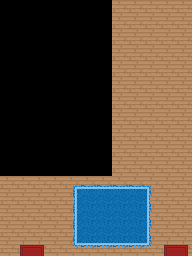

The image is a tile-based game level rendered from a .tmx file. Its description and complete source (layers, tilesets, objects, tile grids) follow:
An orthogonal 12x16 tile map with 16x16 px tiles, 2 tile layers (underterrain, terrain) and 2 objects.

<map version="1.0" orientation="orthogonal" renderorder="right-down" width="12" height="16" tilewidth="16" tileheight="16" nextobjectid="4">
 <tileset firstgid="1" name="tileset" tilewidth="16" tileheight="16" tilecount="100" columns="10">
  <image source="../tileset.png" width="160" height="160" />
 </tileset>
 <layer name="underterrain" width="12" height="16">
  <data encoding="csv">
0,0,0,0,0,0,0,0,0,0,0,0,
0,0,0,0,0,0,0,0,0,0,0,0,
0,0,0,0,0,0,0,0,0,0,0,0,
0,0,0,0,0,0,0,0,0,0,0,0,
0,0,0,0,0,0,0,0,0,0,0,0,
0,0,0,0,0,0,0,0,0,0,0,0,
0,0,0,0,0,0,0,0,0,0,0,0,
0,0,0,0,0,0,0,0,0,0,0,0,
0,0,0,0,0,0,0,0,0,0,0,0,
0,0,0,0,0,0,0,0,0,0,0,0,
0,0,0,0,0,0,0,0,0,0,0,0,
0,0,0,0,18,18,18,18,18,18,0,0,
0,0,0,0,18,0,0,0,0,18,0,0,
0,0,0,0,18,0,0,0,0,18,0,0,
0,0,0,0,18,0,0,0,0,18,0,0,
0,18,18,0,18,18,18,18,18,18,18,18
</data>
 </layer>
 <layer name="terrain" width="12" height="16">
  <data encoding="csv">
1,1,1,1,1,1,1,18,18,18,18,18,
1,1,1,1,1,1,1,18,18,18,18,18,
1,1,1,1,1,1,1,18,18,18,18,18,
1,1,1,1,1,1,1,18,18,18,18,18,
1,1,1,1,1,1,1,18,18,18,18,18,
1,1,1,1,1,1,1,18,18,18,18,18,
1,1,1,1,1,1,1,18,18,18,18,18,
1,1,1,1,1,1,1,18,18,18,18,18,
1,1,1,1,1,1,1,18,18,18,18,18,
1,1,1,1,1,1,1,18,18,18,18,18,
1,1,1,1,1,1,1,18,18,18,18,18,
18,18,18,18,21,22,22,22,22,2147483669,18,18,
18,18,18,18,536870934,20,20,20,20,3758096406,18,18,
18,18,18,18,536870934,20,20,20,20,3758096406,18,18,
18,18,18,18,536870934,20,20,20,20,3758096406,18,18,
18,19,2147483667,18,1073741845,1073741846,1073741846,1073741846,1073741846,3221225493,19,2147483667
</data>
 </layer>
 <objectgroup name="buildings">
  <object id="2" x="16" y="240" width="32" height="16">
   <properties>
    <property name="door" value="0" />
   </properties>
  </object>
  <object id="3" x="160" y="240" width="32" height="16">
   <properties>
    <property name="door" value="1" />
   </properties>
  </object>
 </objectgroup>
</map>